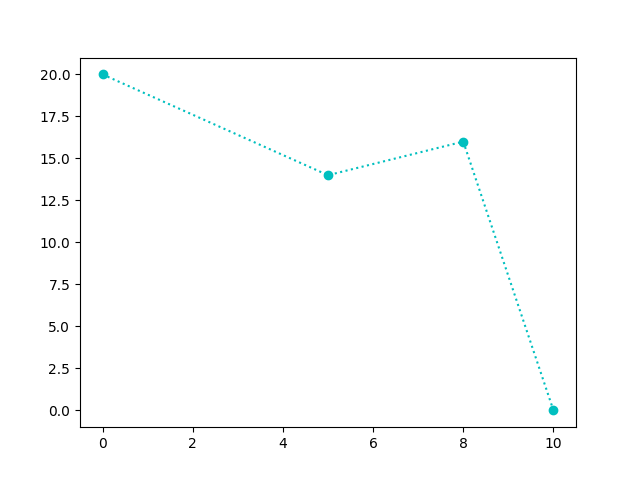

Recreate this plot in Python.
import matplotlib.pyplot as mp
import numpy as np
mp.plot(np.array([0,5,8,10]),np.array([20,14,16,0]),'o:c')
mp.show()
